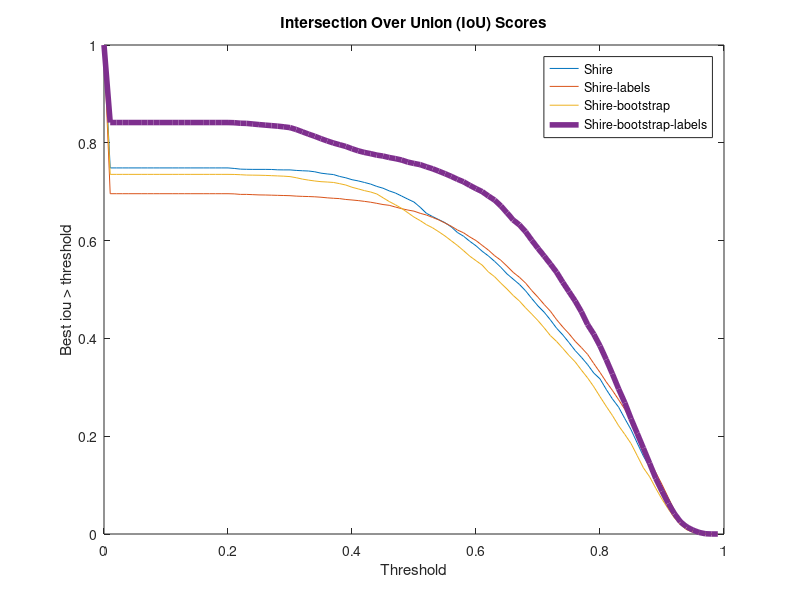

Here is the MATLAB script that generated this plot:
%% the final version ! result 007, 7k images
close all; clc;clear;
shire = [ 1, 0.748638, 0.748638, 0.748638, 0.748638, 0.748638, 0.748638, 0.748638, 0.748638, 0.748638, 0.748638, 0.748638, 0.748638, 0.748638, 0.748638, 0.748638, 0.748638, 0.748638, 0.748638, 0.748638, 0.748638, 0.747583, 0.746177, 0.745825, 0.745649, 0.745649, 0.745649, 0.745474, 0.744771, 0.744595, 0.744595, 0.74354, 0.742837, 0.74231, 0.740728, 0.737915, 0.736333, 0.735103, 0.731236, 0.728423, 0.724556, 0.722095, 0.718931, 0.715591, 0.710845, 0.707154, 0.701705, 0.697311, 0.691158, 0.68483, 0.678854, 0.668131, 0.655827, 0.649147, 0.642819, 0.636667, 0.628054, 0.616629, 0.608894, 0.598523, 0.589383, 0.578133, 0.568641, 0.557567, 0.545439, 0.531904, 0.521181, 0.510459, 0.497275, 0.481455, 0.466339, 0.453507, 0.437863, 0.420812, 0.407101, 0.391457, 0.37511, 0.361399, 0.346458, 0.329056, 0.317279, 0.295834, 0.276323, 0.259448, 0.23607, 0.21357, 0.186149, 0.159255, 0.137282, 0.115838, 0.0956231, 0.0734751, 0.0481631, 0.0283002, 0.017402, 0.0108982, 0.00562489, 0.00228511, 0.000351556, 0 ]
shire_bootstrap_labels = [ 1, 0.841448, 0.841448, 0.841448, 0.841448, 0.841448, 0.841448, 0.841448, 0.841448, 0.841448, 0.841448, 0.841448, 0.841448, 0.841448, 0.841448, 0.841448, 0.841448, 0.841448, 0.841448, 0.841448, 0.841448, 0.841097, 0.840042, 0.839691, 0.83846, 0.83723, 0.836175, 0.83512, 0.834066, 0.83266, 0.831078, 0.82721, 0.822464, 0.817718, 0.813324, 0.808402, 0.803832, 0.799613, 0.796098, 0.792582, 0.787836, 0.783618, 0.780278, 0.777817, 0.774829, 0.772895, 0.769907, 0.767622, 0.764809, 0.760591, 0.757778, 0.755317, 0.750923, 0.74688, 0.741958, 0.736861, 0.731411, 0.725435, 0.720162, 0.712955, 0.706275, 0.700123, 0.691158, 0.682897, 0.670944, 0.656882, 0.642116, 0.632273, 0.618211, 0.600633, 0.58411, 0.56829, 0.552118, 0.535243, 0.514677, 0.495518, 0.476358, 0.454386, 0.428371, 0.408508, 0.384602, 0.356829, 0.327474, 0.296713, 0.268413, 0.235894, 0.205836, 0.175426, 0.144665, 0.113552, 0.0875374, 0.0627527, 0.0416593, 0.0246089, 0.0144138, 0.00791, 0.003164, 0.000527333, 0, 0 ]
shire_labels = [ 1, 0.695904, 0.695904, 0.695904, 0.695904, 0.695904, 0.695904, 0.695904, 0.695904, 0.695904, 0.695904, 0.695904, 0.695904, 0.695904, 0.695904, 0.695904, 0.695904, 0.695904, 0.695904, 0.695904, 0.695904, 0.695553, 0.694498, 0.694498, 0.693971, 0.693443, 0.693268, 0.692916, 0.692565, 0.692213, 0.691861, 0.690983, 0.690455, 0.690104, 0.689576, 0.688697, 0.687467, 0.686588, 0.685885, 0.684127, 0.683073, 0.681842, 0.68026, 0.678502, 0.676217, 0.673756, 0.672174, 0.668659, 0.665319, 0.662507, 0.660221, 0.655827, 0.652311, 0.64739, 0.642292, 0.635964, 0.62946, 0.621726, 0.615925, 0.607488, 0.600105, 0.590262, 0.580594, 0.569169, 0.559852, 0.547724, 0.535068, 0.525048, 0.513095, 0.497803, 0.484092, 0.469327, 0.455616, 0.43839, 0.423273, 0.409562, 0.394094, 0.381262, 0.367376, 0.348567, 0.330462, 0.311127, 0.293725, 0.274741, 0.255054, 0.23062, 0.201617, 0.173493, 0.148708, 0.125681, 0.101248, 0.0747056, 0.0485147, 0.0279487, 0.0147653, 0.00615222, 0.00263667, 0.000175778, 0, 0 ]
shire_bootstrap_no_labels = [ 1, 0.735454, 0.735454, 0.735454, 0.735454, 0.735454, 0.735454, 0.735454, 0.735454, 0.735454, 0.735454, 0.735454, 0.735454, 0.735454, 0.735454, 0.735454, 0.735454, 0.735454, 0.735454, 0.735454, 0.735454, 0.735279, 0.734751, 0.734048, 0.733872, 0.733697, 0.733345, 0.732818, 0.73229, 0.731763, 0.730884, 0.728599, 0.725787, 0.723677, 0.721919, 0.720513, 0.71981, 0.718931, 0.71647, 0.713658, 0.709088, 0.705748, 0.702232, 0.69942, 0.695377, 0.687643, 0.679909, 0.673229, 0.666022, 0.657057, 0.648093, 0.640886, 0.632624, 0.626121, 0.618035, 0.609422, 0.599754, 0.590086, 0.579364, 0.568114, 0.558973, 0.549833, 0.535947, 0.526103, 0.513095, 0.500967, 0.487783, 0.476534, 0.462471, 0.44964, 0.436281, 0.421515, 0.405695, 0.393742, 0.37968, 0.365091, 0.351907, 0.335208, 0.319213, 0.301107, 0.280893, 0.261206, 0.242398, 0.22148, 0.203726, 0.185094, 0.160309, 0.135349, 0.117068, 0.093338, 0.07119, 0.0515029, 0.0330462, 0.018984, 0.00861311, 0.00351556, 0.00193356, 0.00123044, 0.000351556, 0.000175778 ]

close all;
x=0:0.01:1; x=x(1:100);
figure()
plot(x,shire,x, shire_labels,x, shire_bootstrap_no_labels,x,shire_bootstrap_labels,'LineWidth',4); 
title('Intersection Over Union (IoU) Scores');
ylabel('Best iou > threshold'); xlabel('Threshold'); ylim([0,1]);
legend('Shire','Shire-labels','Shire-bootstrap','Shire-bootstrap-labels')


